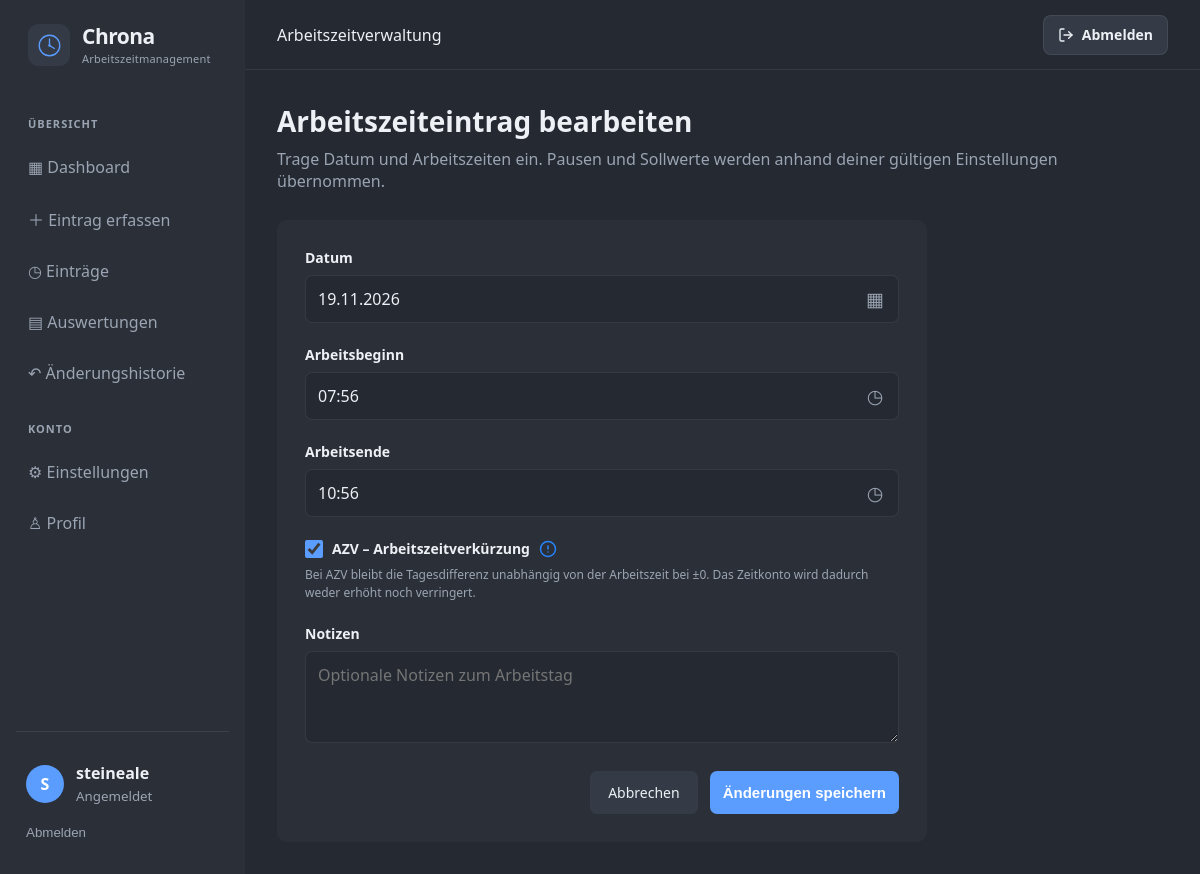
Screenshot of /eintrag/13/bearbeiten/ (signed in) with the database file from the repository.
### arbeitszeit/models.py (models this page shows, shortened)
class ArbeitszeitEintrag(models.Model):
    benutzer = models.ForeignKey(
        settings.AUTH_USER_MODEL,
        on_delete=models.CASCADE,
        related_name="arbeitszeit_eintraege",
    )
    datum = models.DateField()
    startzeit = models.TimeField()
    endzeit = models.TimeField()
    fruehstueckspause = models.PositiveIntegerField(default=20)
    mittagspause = models.PositiveIntegerField(default=30)
    arbeitsminuten = models.IntegerField(default=0)
    sollminuten = models.IntegerField(default=0)
    differenzminuten = models.IntegerField(default=0)
    azv = models.BooleanField(default=False)
    notizen = models.TextField(blank=True)
    erstellt_am = models.DateTimeField(auto_now_add=True)
    geaendert_am = models.DateTimeField(auto_now=True)
    class Meta:
        ordering = ["-datum"]
        constraints = [
            UniqueConstraint(
                fields=["benutzer", "datum"],
                name="eintrag_pro_benutzer_und_tag",
            )
        ]

### arbeitszeit/views.py (the view)
@login_required
def eintrag_bearbeiten(request, eintrag_id):
    eintrag = get_object_or_404(
        ArbeitszeitEintrag,
        pk=eintrag_id,
        benutzer=request.user,
    )
    ursprungsdatum = eintrag.datum
    if request.method == "POST":
        form = ArbeitszeitEintragForm(request.POST, instance=eintrag)
        if form.is_valid():
            datum = form.cleaned_data["datum"]
            if datum == ursprungsdatum:
                fruehstueck = eintrag.fruehstueckspause
                mittag = eintrag.mittagspause
                sollminuten = eintrag.sollminuten
            else:
                einstellung = einstellung_fuer_datum(request.user, datum)
                if einstellung is None:
                    form.add_error(
                        None,
                        "Für dieses Datum existieren keine gültigen Einstellungen.",
                    )
                    return render(
                        request,
                        "arbeitszeit/eintrag_erfassen.html",
                        {"form": form, "bearbeiten": True},
                    )
                fruehstueck = einstellung.fruehstueckspause
                mittag = einstellung.mittagspause
                sollminuten = einstellung.tages_soll.get(str(datum.weekday()), 0)
            try:
                arbeitsminuten = arbeitszeit_berechnen(
                    datum,
                    form.cleaned_data["startzeit"],
                    form.cleaned_data["endzeit"],
                    fruehstueck,
                    mittag,
                )
            except ValueError as exc:
                form.add_error(None, str(exc))
            else:
                aktualisiert = form.save(commit=False)
                aktualisiert.fruehstueckspause = fruehstueck
                aktualisiert.mittagspause = mittag
                aktualisiert.arbeitsminuten = arbeitsminuten
                aktualisiert.sollminuten = sollminuten
                aktualisiert.differenzminuten = (
                    0
                    if aktualisiert.azv
                    else arbeitsminuten - sollminuten
                )
                try:
                    eintrag_speichern_mit_historie(aktualisiert, "bearbeitet")
                except IntegrityError:
                    form.add_error(
                        None,
                        "Für dieses Datum existiert bereits ein anderer Eintrag.",
                    )
                else:
                    messages.success(
                        request,
                        "Arbeitszeiteintrag wurde aktualisiert.",
                    )
                    return redirect("eintraege")
    else:
        form = ArbeitszeitEintragForm(instance=eintrag)
    return render(
        request,
        "arbeitszeit/eintrag_erfassen.html",
        {"form": form, "bearbeiten": True},
    )

### arbeitszeit/forms.py (shortened to what this page needs)
class ArbeitszeitEintragForm(forms.ModelForm):
    class Meta:
        model = ArbeitszeitEintrag
        fields = [
            "datum",
            "startzeit",
            "endzeit",
            "azv",
            "notizen",
        ]
        labels = {
            "datum": "Datum",
            "startzeit": "Arbeitsbeginn",
            "endzeit": "Arbeitsende",
            "azv": "AZV – Arbeitszeitverkürzung",
            "notizen": "Notizen",
        }
        widgets = {
            "datum": forms.DateInput(
                attrs={"type": "date"},
                format="%Y-%m-%d",
            ),
            "startzeit": forms.TimeInput(
                attrs={"type": "time"},
                format="%H:%M",
            ),
            "endzeit": forms.TimeInput(
                attrs={"type": "time"},
                format="%H:%M",
            ),
            "azv": forms.CheckboxInput(attrs={"class": "azv-checkbox"}),
            "notizen": forms.Textarea(
                attrs={
                    "rows": 3,
                    "placeholder": "Optionale Notizen zum Arbeitstag",
                }
            ),
        }

### arbeitszeit/context_processors.py (called while the page is built)
def user_theme(request):
    if request.user.is_authenticated:
        profil = getattr(request.user, "profil", None)
        if profil:
            return {
                "user_theme": profil.theme
            }
    return {
        "user_theme": "Dunkel"
    }

### arbeitszeit/templates/arbeitszeit/eintrag_erfassen.html (shortened to what this page needs)
{% extends "arbeitszeit/base.html" %}
{% load static %}
{% block content %}
<div class="page-header"><div><h1>{% if bearbeiten %}Arbeitszeiteintrag bearbeiten{% else %}Arbeitszeit erfassen{% endif %}</h1><p>Trage Datum und Arbeitszeiten ein. Pausen und Sollwerte werden anhand deiner gültigen Einstellungen übernommen.</p></div></div>
<div class="form-card">
    <form method="post" novalidate>
        {% for field in form %}
        <div class="form-field{% if field.name == 'azv' %} azv-form-field{% endif %}">
            {% if field.name == "azv" %}
            <div class="azv-toggle">
                {{ field }}
                <label for="{{ field.id_for_label }}">{{ field.label }}</label>
                <span class="azv-info"
                      role="img"
                      aria-label="AZV: Die Tagesdifferenz bleibt unabhängig von der Arbeitszeit bei ±0; das Zeitkonto ändert sich dadurch nicht."
                      title="AZV: Die Tagesdifferenz bleibt unabhängig von der Arbeitszeit bei ±0; das Zeitkonto ändert sich dadurch nicht.">
                    <i data-lucide="circle-alert" aria-hidden="true"></i>
                </span>
            </div>
            <small class="field-help">Bei AZV bleibt die Tagesdifferenz unabhängig von der Arbeitszeit bei ±0. Das Zeitkonto wird dadurch weder erhöht noch verringert.</small>
            {% else %}
            <label for="{{ field.id_for_label }}">{{ field.label }}</label>
            {{ field }}
            {% endif %}
        </div>
        {% endfor %}
        <div class="form-actions">
            <a href="{% url 'eintraege' %}" class="secondary-button">Abbrechen</a>
            <button type="submit" class="primary-button">{% if bearbeiten %}Änderungen speichern{% else %}Eintrag speichern{% endif %}</button>
        </div>
    </form>
</div>
{% endblock %}

### arbeitszeit/templates/arbeitszeit/base.html (shortened to what this page needs)
{% load static %}
<!DOCTYPE html>
<html lang="de" data-theme="{{ user_theme|default:'Dunkel' }}">
<head>
    <link rel="stylesheet" href="{% static 'arbeitszeit/style.css' %}">
</head>
<body>
{% if user.is_authenticated %}
<div class="app-layout">
    <aside class="sidebar">
        <a class="sidebar-brand" href="{% url 'dashboard' %}">
            <span class="brand-mark">
                <svg viewBox="0 0 48 48" aria-hidden="true">
                    <circle cx="24" cy="24" r="17"
                            fill="none"
                            stroke="currentColor"
                            stroke-width="2.2"/>
                    <path d="M24 13 V24 L32 29"
                        fill="none"
                        stroke="currentColor"
                        stroke-width="2.2"
                        stroke-linecap="round"
                        stroke-linejoin="round"/>
                    <circle cx="24" cy="24" r="2"
                            fill="currentColor"/>
                </svg>
            </span>
            <span class="brand-copy">
                <span class="brand-name">Chrona</span>
                <span class="brand-subtitle">Arbeitszeitmanagement</span>
            </span>
        </a>
        <nav class="sidebar-nav" id="sidebar-nav" aria-label="Hauptnavigation">
            <span class="nav-label">ÜBERSICHT</span>
            <a href="{% url 'dashboard' %}" class="nav-item">▦ Dashboard</a>
            <a href="{% url 'eintrag_erfassen' %}" class="nav-item">＋ Eintrag erfassen</a>
            <a href="{% url 'eintraege' %}" class="nav-item">◷ Einträge</a>
            <a href="{% url 'auswertungen' %}" class="nav-item">▤ Auswertungen</a>
            <a href="{% url 'historie' %}" class="nav-item">↶ Änderungshistorie</a>
            <span class="nav-label">KONTO</span>
            <a href="{% url 'einstellungen' %}" class="nav-item">⚙ Einstellungen</a>
            <a href="{% url 'profil' %}" class="nav-item">♙ Profil</a>
        </nav>
        <div class="sidebar-footer">
            <div class="user-info">
                <div class="user-avatar">{{ user.username|first|upper }}</div>
                <div><strong>{{ user.username }}</strong><small>Angemeldet</small></div>
            </div>
            <form method="post" action="{% url 'logout' %}">
                <button type="submit" class="logout-button">Abmelden</button>
            </form>
        </div>
    </aside>
    <main class="main-content">
        <header class="topbar">
            <span>Arbeitszeitverwaltung</span>
            <form
                method="post"
                action="{% url 'logout' %}"
                class="topbar-logout-form"
                onsubmit="return confirm('Möchtest du dich wirklich abmelden?');"
            >
                <button type="submit" class="topbar-logout-button">
                    <i data-lucide="log-out" aria-hidden="true"></i>
                    Abmelden
                </button>
            </form>
        </header>
        <section class="page-content">
            {% block content %}{% endblock %}
        </section>
    </main>
</div>
{% endif %}
</body>
</html>

### rows the page displays
ArbeitszeitEintrag: form "19.11.2026" "07:56" "10:56", form "☑"

### other values shown
{{ user.username|first|upper }} "S"
{{ user.username }} "steineale"
{{ field.label }} "Datum" "Arbeitsbeginn" "Arbeitsende" "Notizen"
{{ field.label }} "AZV – Arbeitszeitverkürzung"
